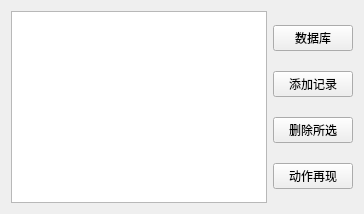
           <widget class="QWidget" name="tab_10">
            <attribute name="title">
             <string>操作记录</string>
            </attribute>
            <layout class="QGridLayout" name="gridLayout_5">
             <item row="0" column="0">
              <layout class="QHBoxLayout" name="horizontalLayout_11">
               <item>
                <layout class="QVBoxLayout" name="verticalLayout_10">
                 <item>
                  <widget class="QTableView" name="tableView">
                   <property name="minimumSize">
                    <size>
                     <width>100</width>
                     <height>0</height>
                    </size>
                   </property>
                  </widget>
                 </item>
                </layout>
               </item>
               <item>
                <layout class="QVBoxLayout" name="verticalLayout_11">
                 <item>
                  <widget class="QPushButton" name="pushButton_database">
                   <property name="text">
                    <string>数据库</string>
                   </property>
                  </widget>
                 </item>
                 <item>
                  <widget class="QPushButton" name="pushButton_add">
                   <property name="text">
                    <string>添加记录</string>
                   </property>
                  </widget>
                 </item>
                 <item>
                  <widget class="QPushButton" name="pushButton_del">
                   <property name="text">
                    <string>删除所选</string>
                   </property>
                  </widget>
                 </item>
                 <item>
                  <widget class="QPushButton" name="pushButton_again">
                   <property name="text">
                    <string>动作再现</string>
                   </property>
                  </widget>
                 </item>
                </layout>
               </item>
              </layout>
             </item>
            </layout>
           </widget>
